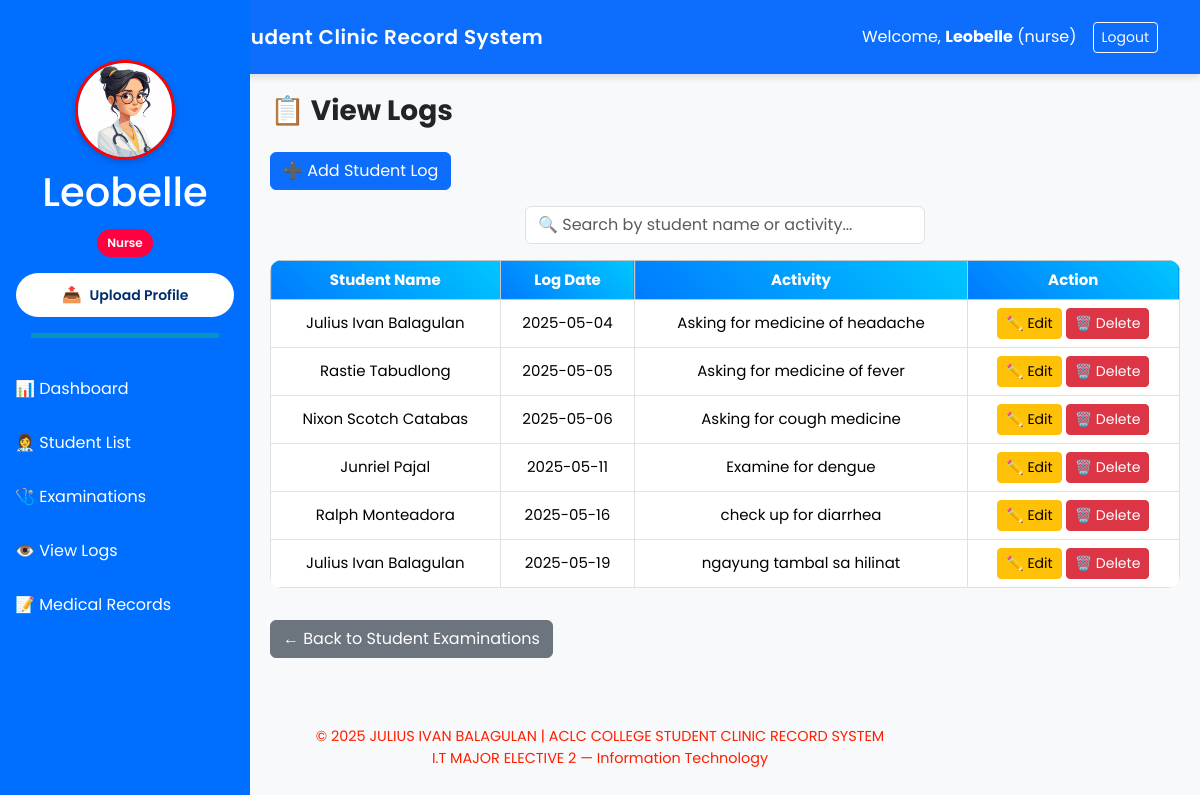
/nurse/logs (signed in), run on the app's committed database.
### app.py (models this page shows)
class User(db.Model):
    id: Mapped[int] = mapped_column(primary_key=True, autoincrement=True, unique=True)
    username: Mapped[str]
    password: Mapped[str]
    role: Mapped[str]
    profile_photo: Mapped[str]

class StudentLog(db.Model):
    id: Mapped[int] = mapped_column(primary_key=True, autoincrement=True, unique=True)
    student_id: Mapped[int] = mapped_column(ForeignKey("student_info.id"), nullable=False)
    log_date: Mapped[str]
    activity: Mapped[str]
    student = Relationship("StudentInfo", back_populates="logs")

class StudentInfo(db.Model):
    id: Mapped[int] = mapped_column(primary_key=True, autoincrement=True, unique=True)
    first_name: Mapped[str]
    last_name: Mapped[str]
    gender: Mapped[str]
    bod: Mapped[str]
    contact_info: Mapped[str]
    examinations = Relationship("StudentExamine", back_populates="student", cascade="all, delete-orphan")
    medical_records = Relationship("StudentMedicalRecord", back_populates="student", cascade="all, delete-orphan")
    logs = Relationship("StudentLog", back_populates="student", cascade="all, delete-orphan")

### app.py (the view)
@app.route('/nurse/logs')
def nurse_view_logs():
    if session.get('role') != 'nurse':
        flash('Unauthorized access.', 'danger')
        return redirect(url_for('login'))
    logs = db.session.query(StudentLog, StudentInfo).join(StudentInfo).all()
    students = StudentInfo.query.all()
    return render_template('User/nurse_view_logs.html',logs=logs, students=students)

### app.py (called while the page is built)
@app.context_processor
def inject_user():
    if 'username' in session:
        user = User.query.filter_by(username=session['username']).first()
        return dict(user=user)
    return dict(user=None)

### templates/User/nurse_view_logs.html (shortened to what this page needs)
{% extends "Base/base.html" %}
{% block content %}
<link rel="stylesheet" href="{{ url_for('static', filename='nurseviewlogs.css') }}">
<h3 class="mb-4 fw-bold"> 📋 View Logs</h3>
<button class="btn btn-primary mb-3" data-bs-toggle="modal" data-bs-target="#addLogModal">
  ➕ Add Student Log
</button>
<div class="mb-3">
  <input type="text" id="logSearchInput" class="form-control" placeholder="🔍 Search by student name or activity..." onkeyup="filterLogTable()">
</div>
<div class="table-responsive">
    <table class="table table-bordered text-center align-middle custom-table">
    <thead class="table-light">
      <tr class="text-center align-middle">
        <th>Student Name</th>
        <th>Log Date</th>
        <th>Activity</th>
        <th>Action</th>
      </tr>
    </thead>
    <tbody>
      {% for log, student in logs %}
      <tr>
        <td>{{ student.first_name }} {{ student.last_name }}</td>
        <td>{{ log.log_date }}</td>
        <td>{{ log.activity }}</td>
        <td class="text-center">
          <button class="btn btn-sm btn-warning" data-bs-toggle="modal" data-bs-target="#editLogModal{{ log.id }}">
            ✏️ Edit
          </button>
          <a href="{{ url_for('delete_log', log_id=log.id) }}" class="btn btn-sm btn-danger" onclick="return confirm('Are you sure you want to delete this log?');">
            🗑️ Delete
          </a>
        </td>
      </tr>
      {% else %}
      <tr>
        <td colspan="4" class="text-center text-muted">No logs found for this student.</td>
      </tr>
      {% endfor %}
    </tbody>
  </table>
</div>
<a href="{{ url_for('nurse_view_examinations') }}" class="btn btn-secondary mt-3">← Back to Student Examinations</a>
{% endblock %}

### templates/Base/base.html (shortened to what this page needs)
<!DOCTYPE html>
<html lang="en">
<head>
    <link rel="stylesheet" href="{{ url_for('static', filename='base.css') }}">
    {{ bootstrap.load_css() }}
</head>
<body>
    <nav class="navbar navbar-expand-lg navbar-dark bg-primary py-3">
        <div class="container">
            <a class="navbar-brand d-flex align-items-center gap-2 fw-semibold text-white" href="#">
                <span style="letter-spacing: 0.5px;"> ACLC College Student Clinic Record System</span>
            </a>
            {% if session.get('username') %}
            <div class="d-flex align-items-center text-white">
                <span class="me-3">Welcome, <strong>{{ session['username'] }}</strong> ({{ session['role'] }})</span>
                <a href="{{ url_for('logout') }}" class="btn btn-outline-light btn-sm">Logout</a>
            </div>
            {% endif %}
        </div>
    </nav>
   {% if session.get('username') %}
   <div class="sidebar">
       <div class="text-center mb-4">
           <div class="profile-pic-container">
            {% if user and user.profile_photo %}
            <img src="{{ url_for('static', filename='uploads/' ~ user.profile_photo) }}" class="rounded-circle" width="100" height="100" alt="Profile">
           {% else %}
            <img src="{{ url_for('static', filename='default.png') }}" class="rounded-circle" width="100" height="100" alt="Default Profile">
           {% endif %}
           </div>
           <h1 class="mt-2">{{ session['username'] }}</h1>
           <p class="badge-role">{{ session['role'] | capitalize }}</p>
           <form action="{{ url_for('upload_profile') }}" method="POST" enctype="multipart/form-data" class="d-grid gap-2 px-3">
            <button type="button" class="upload-btn" onclick="toggleFileInput()"> <span class="icon">📤</span> Upload Profile</button>
          </form>
           <hr class="sidebar-divider">
       </div>
       {% if session['role'] == 'admin' %}
           <a href="{{ url_for('admin_dashboard') }}">📊 Dashboard</a>
           <a href="{{ url_for('register_user') }}">📝 Register User</a>
           <a href="{{ url_for('view_users') }}">👥 View All Users</a>
           <a href="{{ url_for('admin_students') }}">🎓 View Students Info</a>
           <a href="{{ url_for('nurse_profile') }}">👩‍⚕️ Nurse Profile</a>
           <a href="{{ url_for('view_doctors') }}">👨‍⚕️ Doctor Profile</a>
           <a href="{{ url_for('view_logs') }}">👁️ View Logs</a>
       {% elif session['role'] == 'nurse' %}
           <a href="{{ url_for('nurse_dashboard') }}">📊 Dashboard</a>
           <a href="{{ url_for('nurse_view_students') }}">👩‍⚕️ Student List</a>
           <a href="{{ url_for('nurse_view_examinations') }}">🩺 Examinations</a>
           <a href="{{ url_for('nurse_view_logs') }}">👁️ View Logs</a>
           <a href="{{ url_for('view_student_medical_records') }}">📝 Medical Records</a>
       {% elif session['role'] == 'doctor' %}
           <a href="{{ url_for('doctor_dashboard') }}">📊 Dashboard</a>
           <a href="{{ url_for('doctor_examinations') }}">🩺 Examinations</a>
           <a href="{{ url_for('view_all_diagnoses') }}">👁️ View Diagnoses</a>
       {% endif %}
   </div>
   {% endif %}
    <main class="content">
        {% block content %}{% endblock %}
    </main>
  <footer class="text-center mt-5 mb-3">
    <p>&copy; {{ 2025 }} JULIUS IVAN BALAGULAN | ACLC COLLEGE STUDENT CLINIC RECORD SYSTEM <br>
    I.T MAJOR ELECTIVE 2 — Information Technology</p>
  </footer>
</body>
</html>

### static/base.css (style rules this page uses)
body { font-family: 'Poppins', sans-serif; background-color: #f2f6fc; }
.navbar { box-shadow: 0 4px 6px rgba(0, 0, 0, 0.1); }
footer { font-size: 0.9rem; color: #ff1e00; }
.sidebar { height: 100vh; position: fixed; top: 0; left: 0; width: 250px; background-color: #006eff; color: white; padding-top: 60px; }
.sidebar a { color: white; display: block; padding: 15px; text-decoration: none; }
.content { margin-left: 250px; padding: 20px; }
.sidebar-divider { border-top: 5px solid rgb(21, 255, 0); width: 75%; margin: 1rem auto; }
.upload-btn { background-color: #ffffff; color: #002f6c; border: none; padding: 10px 15px; font-weight: 600; font-size: 14px; border-radius: 30px; display: flex; align-items: center; justify-content: center; gap: 8px; cursor: pointer; width: 100%; transition: background-color 0.3s ease, color 0.3s ease; }
.upload-btn .icon { font-size: 16px; }
.badge-role { display: inline-block; background-color: #ff0040; color: #fff; font-size: 12px; font-weight: 600; padding: 5px 10px; border-radius: 20px; margin-top: 5px; text-transform: capitalize; }

### static/nurseviewlogs.css (style rules this page uses)
body { background-color: #f8f9fa; font-family: 'Poppins', sans-serif; }
.sidebar .profile-pic-container img { border: 3px solid #ff0000; box-shadow: 0 2px 6px rgba(0,0,0,0.2); }
.table { border-radius: 12px; overflow: hidden; font-size: 15px; }
.table th { background: linear-gradient(45deg, #007bff, #00c6ff); color: white; text-align: center; vertical-align: middle; }
#logSearchInput { max-width: 400px; margin-left: auto; margin-right: auto; }

### data on the page
User: username "Leobelle", role "nurse", profile_photo (picture), role "Nurse"
StudentLog: first_name "Julius Ivan", last_name "Balagulan", log_date "2025-05-04", activity "Asking for medicine of headache"
StudentLog: first_name "Rastie", last_name "Tabudlong", log_date "2025-05-05", activity "Asking for medicine of fever"
StudentLog: first_name "Nixon Scotch", last_name "Catabas", log_date "2025-05-06", activity "Asking for cough medicine"
StudentLog: first_name "Junriel", last_name "Pajal", log_date "2025-05-11", activity "Examine for dengue"
StudentLog: first_name "Ralph", last_name "Monteadora", log_date "2025-05-16", activity "check up for diarrhea"
StudentLog: first_name "Julius Ivan", last_name "Balagulan", log_date "2025-05-19", activity "ngayung tambal sa hilinat"

### other printed values
{{ 2025 }} "2025"
